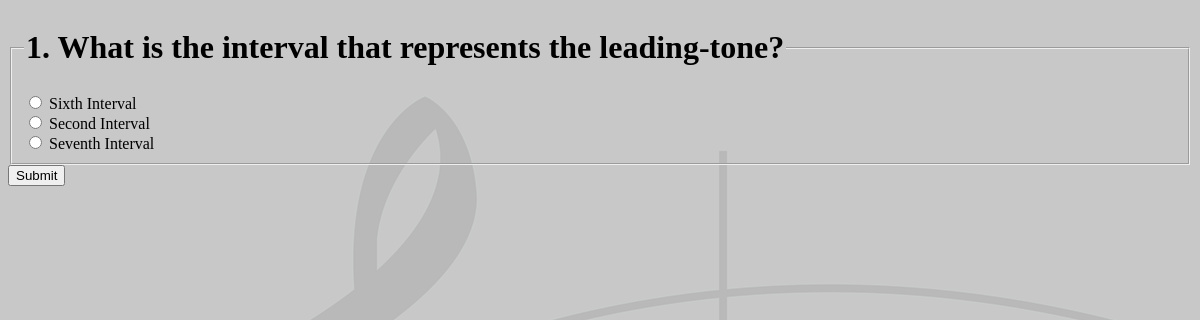
Page /flashcards/12/ on the committed database.
### flashcards/models.py (models this page shows, shortened)
class Question(models.Model):
    question_text = models.CharField(max_length=200)
    pub_date = models.DateTimeField("date published")

class Choice(models.Model):
    question = models.ForeignKey(Question, on_delete=models.CASCADE)
    choice_text = models.CharField(max_length=200)
    votes = models.IntegerField(default=0)
    right_answer = models.BooleanField(default=False)

### flashcards/views.py (the view)
# urls.py: path("<int:pk>/", views.DetailView.as_view(), name="detail"),
class DetailView(generic.DetailView):
    model = Question
    template_name = "flashcards/detail.html"

### flashcards/templates/flashcards/detail.html (shortened to what this page needs)
{% load static %}
<link rel="stylesheet" href="{% static 'flashcards/style.css' %}">
<form action="{% url 'vote' question.id %}" method="post">
    <fieldset>
        <legend><h1>{{ question.question_text }}</h1></legend>
        {% for choice in question.choice_set.all %}
            <input type="radio" name="choice" id="choice{{ forloop.counter }}" value="{{ choice.id }}">
            <label for="choice{{ forloop.counter }}">{{ choice.choice_text }}</label><br>
        {% endfor %}
    </fieldset>
    <input type="submit" value="Submit">
</form>

### rows in the picture
Question: question_text "1. What is the interval that represents the leading-tone?"
Choice: choice_text "Sixth Interval"
Choice: choice_text "Second Interval"
Choice: choice_text "Seventh Interval"
